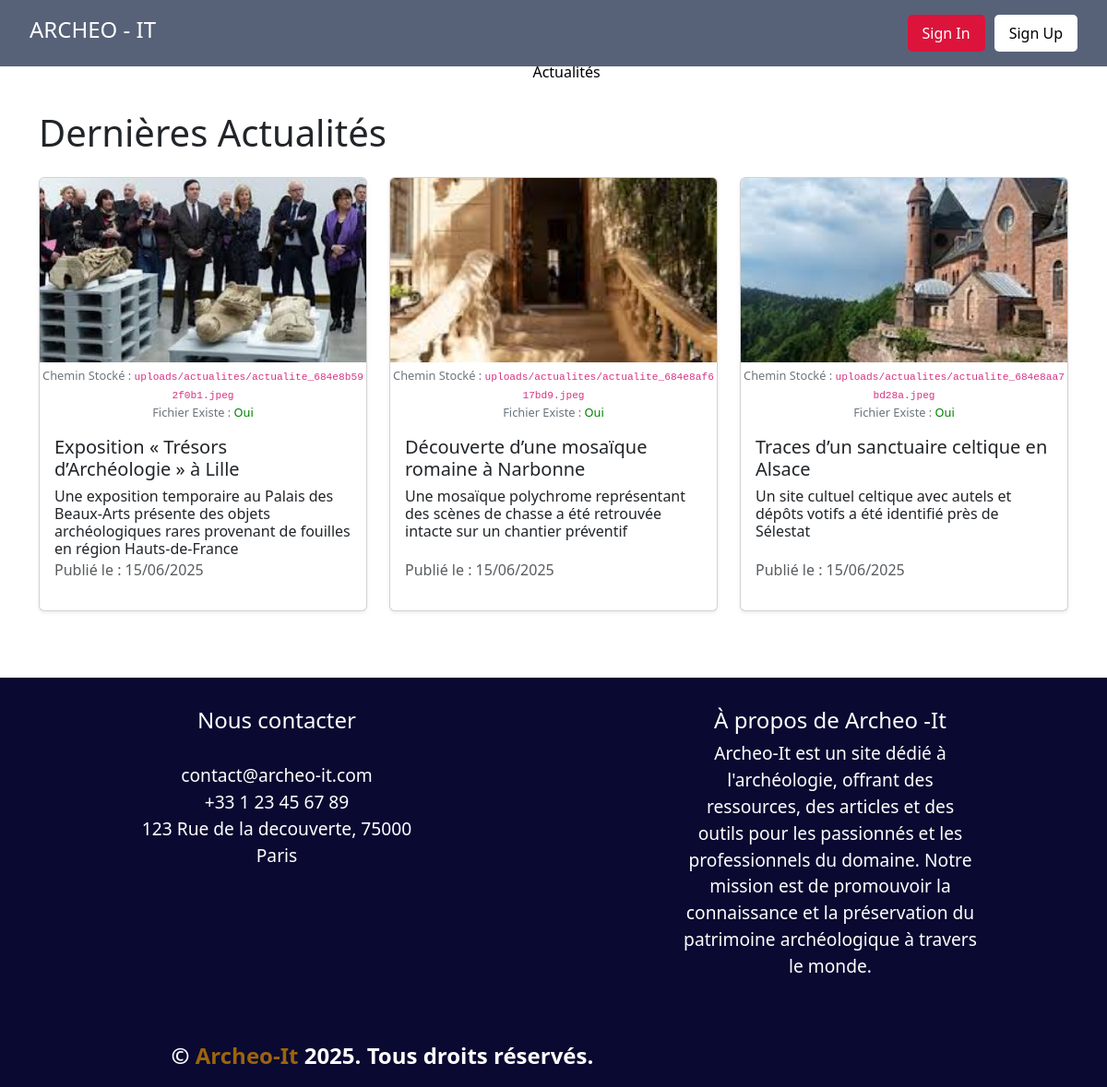
Page /actualites.php on the committed database.
### tables this page shows
CREATE TABLE IF NOT EXISTS `actualites` (
  `id` int(11) NOT NULL AUTO_INCREMENT,
  `titre` varchar(255) NOT NULL,
  `description` text NOT NULL,
  `image` varchar(255) DEFAULT NULL,
  `date_creation` int(11) NOT NULL,
  PRIMARY KEY (`id`)
);

### actualites.php (the view, shortened to what this page needs)
<?php
require 'database.php';
$estConnecte = isset($_SESSION['userIsLoggedIn']) && $_SESSION['userIsLoggedIn'];
$limit = $estConnecte ? null : 3;
$query = "SELECT id, titre, description, image, date_creation FROM actualites ORDER BY date_creation DESC";
if ($limit !== null) {
    $query .= " LIMIT :limit";
}
$stmt = $pdo->prepare($query);
if ($limit !== null) {
    $stmt->bindParam(':limit', $limit, PDO::PARAM_INT);
}
$stmt->execute();
$actualites = $stmt->fetchAll(PDO::FETCH_ASSOC);
?>
<!DOCTYPE html>
<html lang="fr">
<head>
    <link href="https://cdn.jsdelivr.net/npm/bootstrap@5.3.3/dist/css/bootstrap.min.css" rel="stylesheet">
    <link rel="stylesheet" href="https://cdn.jsdelivr.net/npm/bootstrap-icons@1.10.5/font/bootstrap-icons.css">
    <link rel="stylesheet" href="./assets/css/header.css">
    <link rel="stylesheet" href="./assets/css/respoheader.css">
    <link rel="stylesheet" href="./assets/css/style.css">
    <link rel="stylesheet" href="./assets/css/footer.css">
    <link rel="stylesheet" href="./assets/css/actualites.css">
<body>
    <?php require 'header.php'; ?>
    <?php require 'respoheader.php'; ?>
    <main>
        <div class="container py-5">
            <h1 class="mb-4"><?= $estConnecte ? 'Toutes les Actualités' : 'Dernières Actualités' ?></h1>
            <?php if (empty($actualites)): ?>
                <p class="text-center">Aucune actualité disponible pour le moment.</p>
            <?php else: ?>
                <div class="row">
                    <?php foreach ($actualites as $index => $actualite): ?>
                        <?php
                        $descriptionComplete = $actualite['description'];
                        $longueurMinimale = 150;
                        $doitAfficherBouton = strlen($descriptionComplete) > $longueurMinimale;
                        $estInitialementReduite = $doitAfficherBouton;
                        ?>
                        <div class="col-md-4 mb-4">
                            <div class="card h-100 shadow-sm">
                                <?php if (!empty($actualite['image'])): ?>
                                    <?php
                                    $imagePath = $actualite['image'];
                                    $fileExists = file_exists($imagePath);
                                    ?>
                                    <img src="<?= $imagePath ?>" class="card-img-top" alt="<?= $actualite['titre'] ?>" style="height: 200px; object-fit: cover;">
                                    <div class="debug-info text-center">
                                        Chemin Stocké : <code><?= $imagePath ?></code><br>
                                        Fichier Existe : <span style="color: <?= $fileExists ? 'green' : 'red' ?>;"><?= $fileExists ? 'Oui' : 'Non' ?></span>
                                    </div>
                                <?php endif; ?>
                                <div class="card-body d-flex flex-column">
                                    <h5 class="card-title"><?= $actualite['titre'] ?></h5>
                                    <div class="description-container flex-grow-1">
                                        <p class="card-text description-text <?= $estInitialementReduite ? 'collapsed' : 'expanded' ?>" id="desc-<?= $index ?>">
                                            <?= nl2br($descriptionComplete) ?>
                                        </p>
                                    </div>
                                    <p class="text-muted mt-auto">
                                        Publié le : <?= date('d/m/Y', $actualite['date_creation']) ?>
                                    </p>
                                </div>
                            </div>
                        </div>
                    <?php endforeach; ?>
                </div>
            <?php endif; ?>
        </div>
    </main>
    <?php require 'footer.php'; ?>
</body>
</html>

### assets/css/style.css (style rules this page uses)
body { background-color: #f8f9fa; }

### assets/css/actualites.css (style rules this page uses)
.description-container { position: relative; }
.description-text { overflow: hidden; transition: max-height 0.3s ease-out; max-height: 3.6em; line-height: 1.2em; }
.description-text.expanded { max-height: none; }
.debug-info { font-size: 0.8em; color: #6c757d; margin-top: 5px; word-break: break-all; }

### rows in the picture
actualites: image (picture), image "uploads/actualites/actualite_684e8b592f0b1.jpeg", shows "Oui", titre "Exposition « Trésors d’Archéologie » à Lille", description "Une exposition temporaire au Palais des Beaux-Arts présente des objets archéologiques rares provenant de fouilles en région Hauts-de-France", date_creation "15/06/2025"
actualites: image (picture), image "uploads/actualites/actualite_684e8af617bd9.jpeg", shows "Oui", titre "Découverte d’une mosaïque romaine à Narbonne", description "Une mosaïque polychrome représentant des scènes de chasse a été retrouvée intacte sur un chantier préventif", date_creation "15/06/2025"
actualites: image (picture), image "uploads/actualites/actualite_684e8aa7bd28a.jpeg", shows "Oui", titre "Traces d’un sanctuaire celtique en Alsace", description "Un site cultuel celtique avec autels et dépôts votifs a été identifié près de Sélestat", date_creation "15/06/2025"
